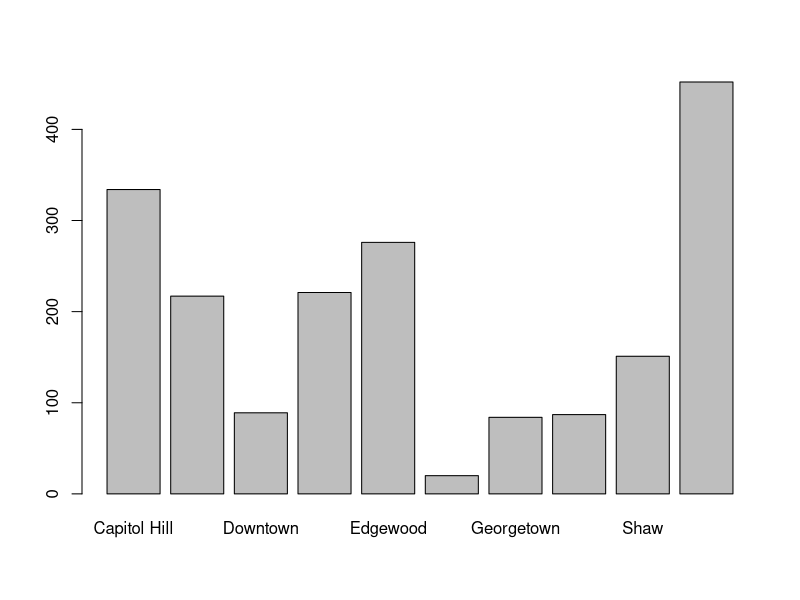
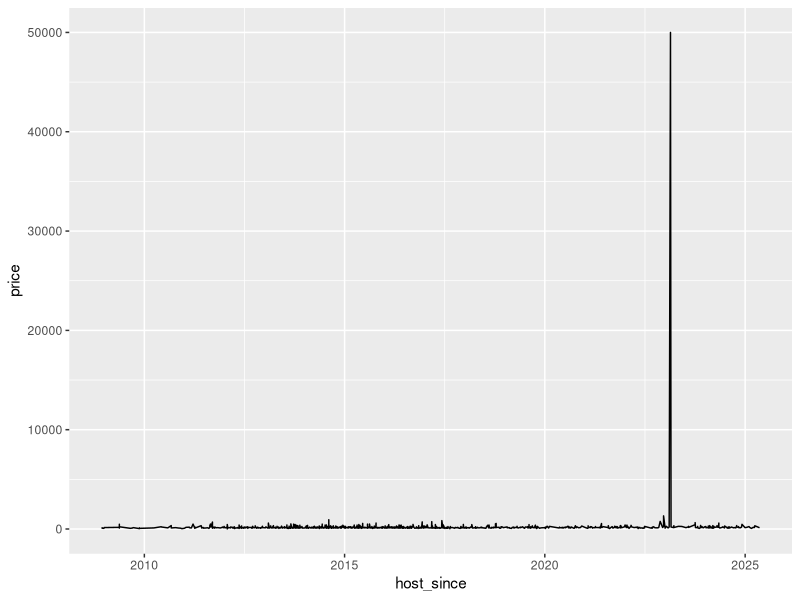
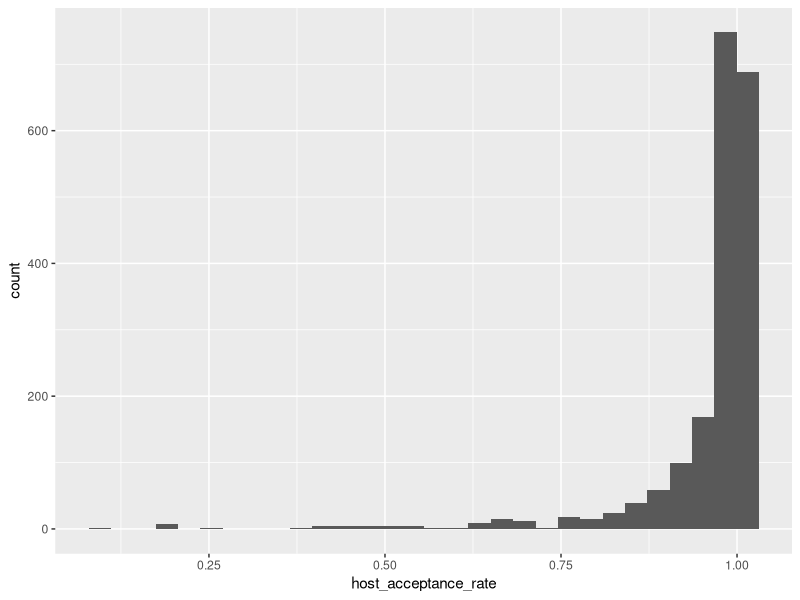
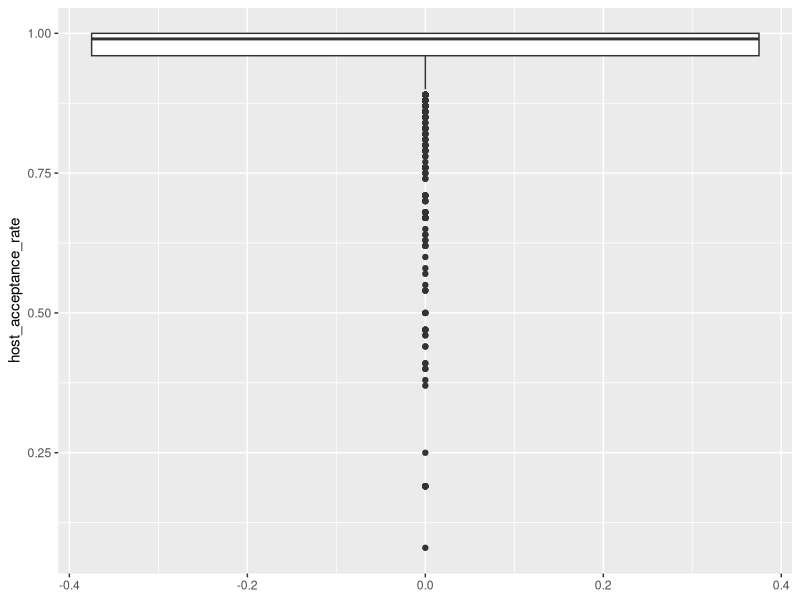
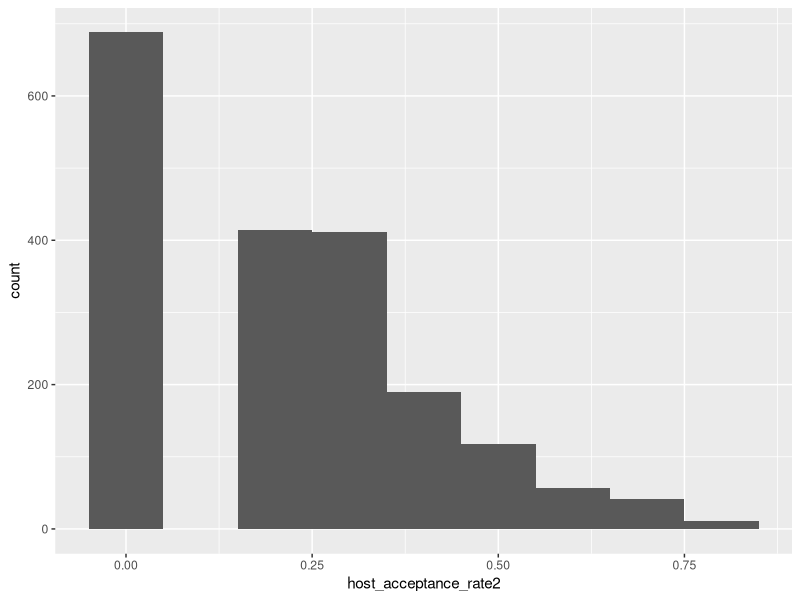
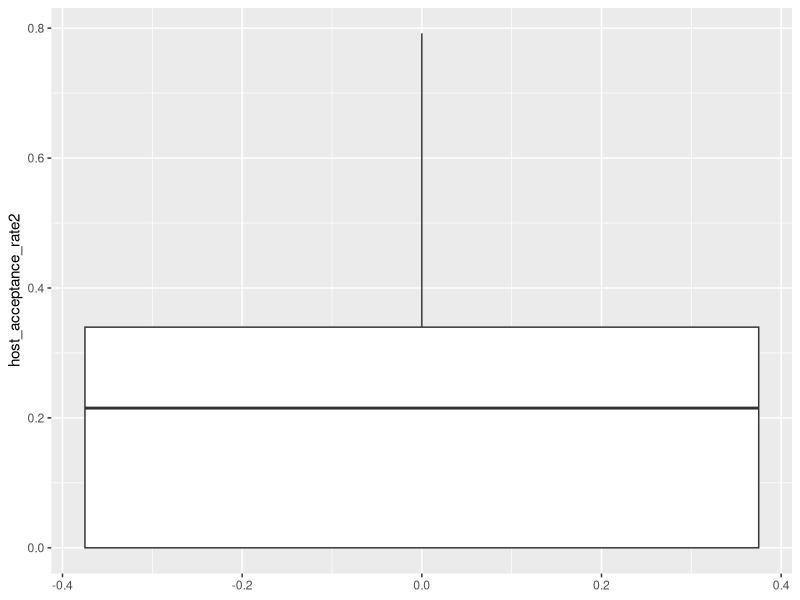
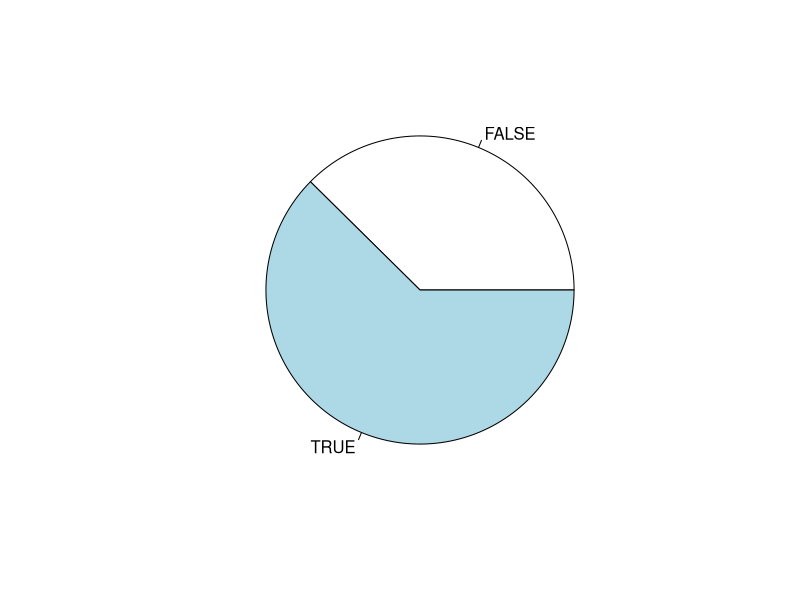
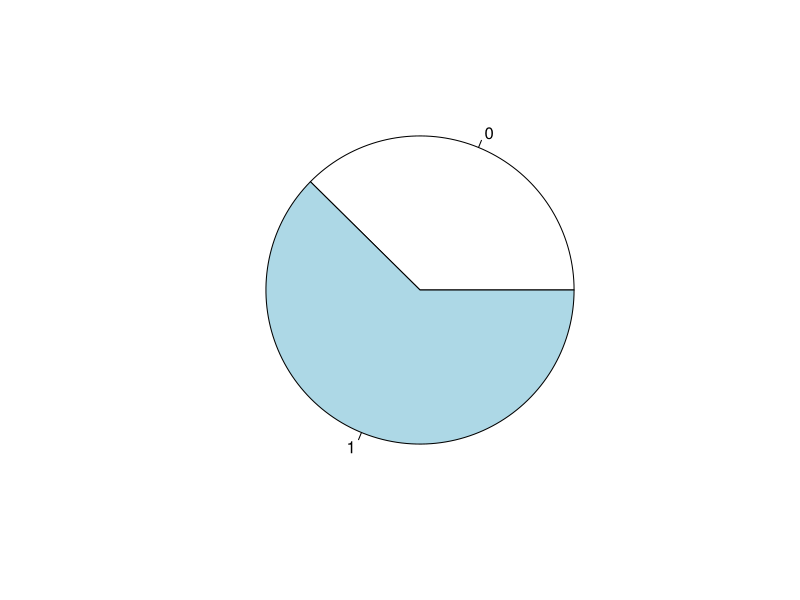

These charts were generated, in order, by the following R code:
## QUESTION 1 ##
# GOAL: Exploratory Data Analysis 
# check for missing values, replace if needed 
# check data types of all the columns in the data frame 
# determine insights

library(tidyverse)
Listings = read.csv("Listings.csv")
Reviews = read.csv("Reviews.csv")
names(Listings)
names(Reviews)

glimpse(Listings)
glimpse(Reviews)
## use a left join to make sure that the data frame has all the rows from Listing and the aditional info from Reviews
df = left_join( Listings , Reviews , by = c("id" = "listing_id"))
## check to see if there are any NaNs in the dataset
apply( df, 2, FUN = anyNA)
## find the index for where the NaNs are located and store in missing beds vector
missing_beds = which(is.na(df$beds))
## using missing beds vector to replace the NaNs with the mean
## beds should not double -> use ceiling to round 1.92 up to 2
df$beds[missing_beds] = ceiling(mean(df$beds, na.rm = TRUE))
## do the same thing with avg rating
missing_rating = which(is.na(df$avg_rating))
# df$avg_rating[missing_rating] = which(is.na(df$avg_rating))
df$avg_rating[missing_rating] = mean(df$avg_rating, na.rm = TRUE)

## since there are blank values in room type decided to replace these blanks with "unknown"
df$room_type[df$room_type == ""] <- "Unknown"

## now that the data frame has been cleaned of NaNs and Blanks 
df = df %>%
  select(-id) %>%
  mutate(neighborhood = as.factor(neighborhood) , host_since = as.Date(host_since, format = "%m/%d/%Y")
         , room_type = as.factor(room_type) , bathrooms = as.factor(bathrooms),
         bedrooms_f = as.factor(bedrooms))
glimpse(df)
## let us explore each column

# 1) Neighborhood: Character data type -> convert to factor to make more robust for categorical analysis 

neigh_freq=table(df$neighborhood)
barplot(neigh_freq)

# 2) host_since is a character data type -> convert to a date

ggplot(df, aes(x=host_since, y = price)) + geom_line()


# 3) host_acceptance_rate is a double 
## data type makes sense, no need to change . explore values 

summary(df$host_acceptance_rate) 
## summary stats show possible left skewness
ggplot(df, aes(host_acceptance_rate)) + geom_histogram()
ggplot(df, aes(host_acceptance_rate)) + geom_boxplot() + coord_flip()

df2 = df %>%
  mutate( host_acceptance_rate2 = ((1-(host_acceptance_rate)^2) /2)^(1/3))
## since data is left-skewed, can manipulate possibily to make right skewed then apply log/sqrt/cube transform 
ggplot(df2, aes(host_acceptance_rate2)) + geom_histogram( binwidth = 0.1) 
ggplot(df2, aes(host_acceptance_rate2)) + geom_boxplot() + coord_flip()
## test at transform (still not much better)

# 4) Superhost is a logical data type -> this works but for analysis might be better to have 0 and 1
# use if else for a vectorized approach of replacing all values
superhost2=ifelse(df$superhost == FALSE, 0 , 1)
## append the new vector to the exisiting data frame df 
df = data.frame(df, superhost2)

superhost_freq = table(df$superhost)
superhost2_freq = table(df$superhost2)
prop.table(superhost_freq)
pie(superhost_freq)
pie(superhost2_freq)

# 5) host_total_listing is an integer data type 

## first find summary statistics 
summary(df$host_total_listings)
ggplot(df, aes(host_total_listings)) + geom_histogram()

## data for host total listings is right skewed 
## try sqrt transform 

df3 = df %>%
  mutate (host_total_listings2 = sqrt(host_total_listings),
          host_total_listings3 = log(host_total_listings))

ggplot(df3, aes(host_total_listings2)) + geom_histogram(binwidth = 10)
ggplot(df3, aes(host_total_listings3)) + geom_histogram(binwidth =1)

## log transform was a little better 

# 6) room type (already took care of the blanks) 
## data type is character -> lets convert this to a factor data type for better categorical analysis 

barplot(table(df$room_type))
# some sampling error -> way to many entire home/apt compraed to the others 

# 7) accommodates -> is a integer data type 
# first lets see the summary statistics 

summary(df$accommodates)
## check the distribution 
df %>% 
  ggplot(aes(accommodates)) + geom_boxplot() + coord_flip()
df %>% 
  ggplot(aes(accommodates)) + geom_histogram()

# bimodal distribution, slightly skewed to the right 

# 8) bathrooms is character data type -> convert to factor

bathroom_freq = table(df$bathrooms)
prop.table(bathroom_freq)
barplot(bathroom_freq)

## lots of 1 bath -> highly imbalanced sampling 

# 9) bedrooms -> int data type (makes sense, but could possibly use this as a categorical variable as well)

summary(df$bedrooms)
ggplot(df, aes(bedrooms)) + geom_histogram()
ggplot(df, aes(bedrooms)) + geom_boxplot() +coord_flip()

bedrooms_freq = table(df$bedrooms_f)
prop.table(bedrooms_freq)
plot(bedrooms_freq)

# 10) beds -> double data type

summary(df$beds)
ggplot(df, aes(beds)) + geom_histogram(binwidth = 1)
ggplot(df, aes(beds)) + geom_boxplot() + coord_flip()

# 11) price is a double -> find summary statistics
summary(df$price)
ggplot(df, aes(price)) + geom_histogram()
# there was a few data points that are clear outliers < 50000
# simple test to first visualize the data in a box plot with these outliers removed
boxplot(df$price , outline = F) 

# 12) min_nights is an integer data type
summary(df$min_nights)
ggplot(df, aes(min_nights)) + geom_histogram()
# same as price -> first lets visualize without the clear outliers
boxplot(df$min_nights, outline = F)

# 13) total reviews is an int data type 
summary(df$total_reviews)
ggplot(df, aes(total_reviews)) + geom_histogram()

df4 = df %>%
  mutate(total_reviews1 = log(total_reviews),
         total_reviews2 = sqrt(total_reviews))


ggplot(df4, aes(total_reviews1)) + geom_histogram()
ggplot(df4, aes(total_reviews2)) + geom_histogram()
## log transform was better than sqrt transform

## right skewed -> possible transform 


# 14) avg_rating is a double data type
summary(df$avg_rating) 

# left skewed data, with boundary conditions of 1 to 5 
df5 = df %>%
  mutate( avg_rating1 = 5- avg_rating,
          avg_rating2 = sqrt(5- avg_rating),
          avg_rating3 = log(5- avg_rating),
          avg_rating4 = log((5- avg_rating)/ avg_rating))


ggplot(df, aes(avg_rating)) + geom_histogram()
ggplot(df5, aes(avg_rating1)) + geom_histogram()
ggplot(df5, aes(avg_rating2)) + geom_histogram()
## this worked well however 224 non-finite outside the scale range
ggplot(df5, aes(avg_rating3)) + geom_histogram(binwidth = 0.5)
ggplot(df5, aes(avg_rating4)) + geom_histogram()






## lets explore possible correlations between the numerical variables
df %>%
  select_if(is.numeric) %>%
  cor() 

correlation_matrix = cor(select_if(df, is.numeric))
diag(correlation_matrix) = NA
correlation_df = data.frame(correlation_matrix)
names(correlation_df[which.max(abs(correlation_df$price))])
## before any filtering of data , host total listings is the most correlated with price


interquartilerange= IQR(df$price)

upper = quantile(df$price, 0.75)
lower = quantile(df$price , 0.25)

upper_outlier = upper + 1.5 * interquartilerange
lower_outlier = lower - 1.5 * interquartilerange
df= df %>%
  filter ( price > lower_outlier & price < upper_outlier)

# after the filtering of exremes the price histogram looks a lot better
ggplot(df, aes(price)) + geom_histogram( binwidth = 30)


# now that the price outliers are filtered out 
# let us retest the correlation matrix

correlation_matrix_clean = cor(select_if(df, is.numeric))
diag(correlation_matrix_clean) = NA 
correlation_df_clean = data.frame(correlation_matrix_clean)

correlation_df_clean %>%
  arrange(desc(price)) %>%
    select(price)
    

## best three to study are accommodates, bedrooms , beds

## lets start with visualizing price v accommodates, bedroom, bed
## price = dependent variable , the rest are independent variable 


ggplot( df , aes(x = accommodates, y = price)) + geom_point() + geom_jitter() + geom_smooth(method = "lm" , se = FALSE)
ggplot( df , aes(x = bedrooms, y = price)) + geom_point() + geom_jitter() + geom_smooth(method = "lm" , se = FALSE)
ggplot( df , aes(x = beds, y = price)) + geom_point() + geom_jitter() + geom_smooth(method = "lm" , se = FALSE)

ggplot( df , aes(x = accommodates, y = price , color = neighborhood)) + geom_point() + geom_jitter() + geom_smooth(method = "lm" , se = FALSE)
ggplot( df , aes(x = bedrooms, y = price , color = neighborhood)) + geom_point() + geom_jitter() + geom_smooth(method = "lm" , se = FALSE)
ggplot( df , aes(x = beds, y = price , color = neighborhood)) + geom_point() + geom_jitter() + geom_smooth(method = "lm" , se = FALSE)


ggplot(df , aes(x = accommodates, y = price)) + 
  geom_point() + geom_jitter() + geom_smooth(method = "lm" , se = FALSE) + 
  facet_wrap(~neighborhood, scales = "free_x")

ggplot(df , aes(x = beds, y = price)) + 
  geom_point() + geom_jitter() + geom_smooth(method = "lm" , se = FALSE) + 
  facet_wrap(~neighborhood, scales = "free_x")

ggplot(df , aes(x = bedrooms, y = price)) + 
  geom_point() + geom_jitter() + geom_smooth(method = "lm" , se = FALSE) + 
  facet_wrap(~neighborhood, scales = "free_x")

## Question 2 ##


## lets also get some numbers: 
table(df$room_type)
table(df$neighborhood)
table(df$neighborhood, df$room_type)
df %>% 
  group_by(neighborhood) %>%
    summarize(avg_price = mean(price, na.rm = TRUE), Q_price25=quantile(price, 0.25), Q_price50=quantile(price, 0.5), Q_price75=quantile(price, 0.75)) %>%
      arrange(desc(avg_price))
df %>%
  group_by(neighborhood, room_type) %>%
  summarize(avg_price = mean(price, na.rm = TRUE), Q_price25=quantile(price, 0.25), Q_price50=quantile(price, 0.5), Q_price75=quantile(price, 0.75)) %>%
  arrange(desc(avg_price))





## Question 3 

## kind of interesting since we can simply use the t.test function. 

# Jackie:

confInt = function(level , var, data) {
  
  x = data[[var]]
  n = length(x)
  
  alpha = 1-level
  avg = mean(x)
  stdev = sd(x)
  sterr = stdev / sqrt(n)
  
  cvT = qt(1-alpha/2, df = n-1)
  
  c(lower = avg-cvT * sterr,
    mean = avg,
    upper = avg + cvT * sterr,
    n = n)
  
}

confInt95 = confInt(.95, "price", df)

round(confInt95, 2)





# Larry:

conf_test = function(level , name , dataframe) { 
  # the function will take three arguments
  # level: numerical confidence level 
  # name of the numerical variable (string)
  # name of the dataframe

  # need to only grab all the columns and work with that data
  # since double [[]] for dataframes will pull only the data from that column
  var = dataframe[[name]]
  avg = mean(var , na.rm = TRUE)
  std = sd(var, na.rm = TRUE)
  alpha = 1 -level
  d_f = length(var) - 1
  # one tailed
  t_val = abs(qt(  alpha, d_f ))
  
  conf_int = c( avg - (t_val * (std / sqrt(length(var))))
                ,
                avg + (t_val * (std / sqrt(length(var)))))
  # two tailed
  t_val2 = abs(qt(  alpha/2 , d_f ))
  conf_int2 = c( avg - (t_val2 * (std / sqrt(length(var))))
                       ,
                avg + (t_val2 * (std / sqrt(length(var)))))
  
  return(list(one_tailed = conf_int , two_tailed = conf_int2))

}



## EXTRA: 

pb_reg = lm(price~beds , df)
summary(pb_reg)

df[182,]
df[183,]
df[109,]

## lets test removing these three rows from the df
